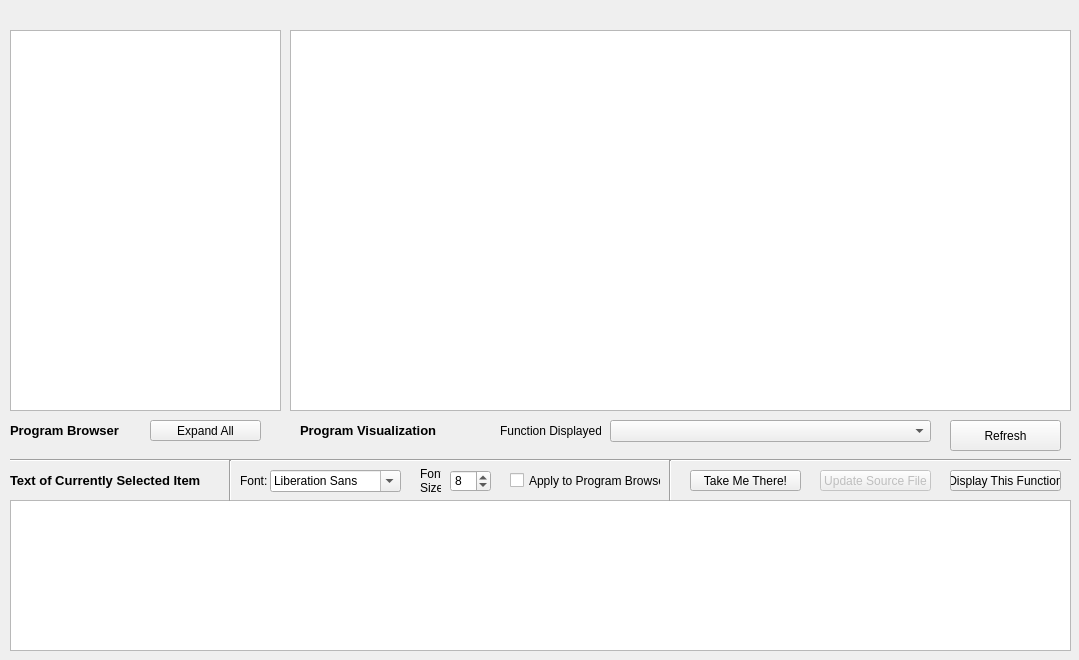
<?xml version="1.0" encoding="UTF-8"?>
<ui version="4.0">
 <class>ProgramVisualizer</class>
 <widget class="QWidget" name="ProgramVisualizer">
  <property name="geometry">
   <rect>
    <x>0</x>
    <y>0</y>
    <width>1079</width>
    <height>660</height>
   </rect>
  </property>
  <property name="windowTitle">
   <string>Program Visualization</string>
  </property>
  <widget class="QGraphicsView" name="viewer">
   <property name="geometry">
    <rect>
     <x>290</x>
     <y>30</y>
     <width>781</width>
     <height>381</height>
    </rect>
   </property>
   <property name="transformationAnchor">
    <enum>QGraphicsView::NoAnchor</enum>
   </property>
  </widget>
  <widget class="QTreeWidget" name="treeWidget">
   <property name="geometry">
    <rect>
     <x>10</x>
     <y>30</y>
     <width>271</width>
     <height>381</height>
    </rect>
   </property>
   <property name="frameShape">
    <enum>QFrame::StyledPanel</enum>
   </property>
   <property name="frameShadow">
    <enum>QFrame::Sunken</enum>
   </property>
   <attribute name="headerVisible">
    <bool>false</bool>
   </attribute>
   <column>
    <property name="text">
     <string notr="true">1</string>
    </property>
   </column>
  </widget>
  <widget class="QTextEdit" name="textEdit">
   <property name="geometry">
    <rect>
     <x>10</x>
     <y>500</y>
     <width>1061</width>
     <height>151</height>
    </rect>
   </property>
   <property name="tabStopWidth">
    <number>25</number>
   </property>
  </widget>
  <widget class="QLabel" name="treeWidgetLabel">
   <property name="geometry">
    <rect>
     <x>10</x>
     <y>410</y>
     <width>121</width>
     <height>41</height>
    </rect>
   </property>
   <property name="font">
    <font>
     <pointsize>12</pointsize>
    </font>
   </property>
   <property name="text">
    <string>&lt;!DOCTYPE HTML PUBLIC &quot;-//W3C//DTD HTML 4.0//EN&quot; &quot;http://www.w3.org/TR/REC-html40/strict.dtd&quot;&gt;
&lt;html&gt;&lt;head&gt;&lt;meta name=&quot;qrichtext&quot; content=&quot;1&quot; /&gt;&lt;style type=&quot;text/css&quot;&gt;
p, li { white-space: pre-wrap; }
&lt;/style&gt;&lt;/head&gt;&lt;body style=&quot; font-family:'MS Shell Dlg 2'; font-size:8.25pt; font-weight:400; font-style:normal;&quot;&gt;
&lt;p style=&quot; margin-top:0px; margin-bottom:0px; margin-left:0px; margin-right:0px; -qt-block-indent:0; text-indent:0px;&quot;&gt;&lt;span style=&quot; font-size:10pt; font-weight:600;&quot;&gt;Program Browser&lt;/span&gt;&lt;/p&gt;&lt;/body&gt;&lt;/html&gt;</string>
   </property>
  </widget>
  <widget class="QLabel" name="textEditLabel">
   <property name="geometry">
    <rect>
     <x>10</x>
     <y>470</y>
     <width>221</width>
     <height>21</height>
    </rect>
   </property>
   <property name="font">
    <font>
     <pointsize>12</pointsize>
    </font>
   </property>
   <property name="text">
    <string>&lt;!DOCTYPE HTML PUBLIC &quot;-//W3C//DTD HTML 4.0//EN&quot; &quot;http://www.w3.org/TR/REC-html40/strict.dtd&quot;&gt;
&lt;html&gt;&lt;head&gt;&lt;meta name=&quot;qrichtext&quot; content=&quot;1&quot; /&gt;&lt;style type=&quot;text/css&quot;&gt;
p, li { white-space: pre-wrap; }
&lt;/style&gt;&lt;/head&gt;&lt;body style=&quot; font-family:'MS Shell Dlg 2'; font-size:8.25pt; font-weight:400; font-style:normal;&quot;&gt;
&lt;p style=&quot; margin-top:0px; margin-bottom:0px; margin-left:0px; margin-right:0px; -qt-block-indent:0; text-indent:0px;&quot;&gt;&lt;span style=&quot; font-size:10pt; font-weight:600;&quot;&gt;Text of Currently Selected Item&lt;/span&gt;&lt;/p&gt;&lt;/body&gt;&lt;/html&gt;</string>
   </property>
  </widget>
  <widget class="QLabel" name="viewerLabel">
   <property name="geometry">
    <rect>
     <x>300</x>
     <y>420</y>
     <width>151</width>
     <height>21</height>
    </rect>
   </property>
   <property name="font">
    <font>
     <pointsize>12</pointsize>
    </font>
   </property>
   <property name="text">
    <string>&lt;!DOCTYPE HTML PUBLIC &quot;-//W3C//DTD HTML 4.0//EN&quot; &quot;http://www.w3.org/TR/REC-html40/strict.dtd&quot;&gt;
&lt;html&gt;&lt;head&gt;&lt;meta name=&quot;qrichtext&quot; content=&quot;1&quot; /&gt;&lt;style type=&quot;text/css&quot;&gt;
p, li { white-space: pre-wrap; }
&lt;/style&gt;&lt;/head&gt;&lt;body style=&quot; font-family:'MS Shell Dlg 2'; font-size:8.25pt; font-weight:400; font-style:normal;&quot;&gt;
&lt;p style=&quot; margin-top:0px; margin-bottom:0px; margin-left:0px; margin-right:0px; -qt-block-indent:0; text-indent:0px;&quot;&gt;&lt;span style=&quot; font-size:10pt; font-weight:600;&quot;&gt;Program Visualization&lt;/span&gt;&lt;/p&gt;&lt;/body&gt;&lt;/html&gt;</string>
   </property>
  </widget>
  <widget class="QLabel" name="functionSelectorLabel">
   <property name="geometry">
    <rect>
     <x>500</x>
     <y>420</y>
     <width>101</width>
     <height>21</height>
    </rect>
   </property>
   <property name="text">
    <string>Function Displayed:</string>
   </property>
  </widget>
  <widget class="QComboBox" name="functionSelector">
   <property name="geometry">
    <rect>
     <x>610</x>
     <y>420</y>
     <width>321</width>
     <height>22</height>
    </rect>
   </property>
   <property name="layoutDirection">
    <enum>Qt::LeftToRight</enum>
   </property>
  </widget>
  <widget class="QPushButton" name="Refresh">
   <property name="geometry">
    <rect>
     <x>950</x>
     <y>420</y>
     <width>111</width>
     <height>31</height>
    </rect>
   </property>
   <property name="text">
    <string>Refresh</string>
   </property>
  </widget>
  <widget class="Line" name="line">
   <property name="geometry">
    <rect>
     <x>10</x>
     <y>450</y>
     <width>1061</width>
     <height>20</height>
    </rect>
   </property>
   <property name="orientation">
    <enum>Qt::Horizontal</enum>
   </property>
  </widget>
  <widget class="QPushButton" name="updateSourceFile">
   <property name="enabled">
    <bool>false</bool>
   </property>
   <property name="geometry">
    <rect>
     <x>820</x>
     <y>470</y>
     <width>111</width>
     <height>21</height>
    </rect>
   </property>
   <property name="toolTip">
    <string>Update the main source file to reflect changes made in the text editor</string>
   </property>
   <property name="whatsThis">
    <string>Update the main source file to reflect changes made in the text editor</string>
   </property>
   <property name="text">
    <string>Update Source File</string>
   </property>
  </widget>
  <widget class="QPushButton" name="jumpTo">
   <property name="geometry">
    <rect>
     <x>690</x>
     <y>470</y>
     <width>111</width>
     <height>21</height>
    </rect>
   </property>
   <property name="toolTip">
    <string>Move cursor in main editor window to the location of this item</string>
   </property>
   <property name="whatsThis">
    <string>Move cursor in main editor window to the location of this item</string>
   </property>
   <property name="text">
    <string>Take Me There!</string>
   </property>
  </widget>
  <widget class="QPushButton" name="changeFunction">
   <property name="geometry">
    <rect>
     <x>950</x>
     <y>470</y>
     <width>111</width>
     <height>21</height>
    </rect>
   </property>
   <property name="toolTip">
    <string>Make the function called in this item the currently displayed function</string>
   </property>
   <property name="whatsThis">
    <string>Make the function called in this item the currently displayed function</string>
   </property>
   <property name="text">
    <string>Display This Function</string>
   </property>
   <property name="autoDefault">
    <bool>false</bool>
   </property>
   <property name="default">
    <bool>false</bool>
   </property>
   <property name="flat">
    <bool>false</bool>
   </property>
  </widget>
  <widget class="QPushButton" name="expandAll">
   <property name="geometry">
    <rect>
     <x>150</x>
     <y>420</y>
     <width>111</width>
     <height>21</height>
    </rect>
   </property>
   <property name="text">
    <string>Expand All</string>
   </property>
  </widget>
  <widget class="QFontComboBox" name="fontComboBox">
   <property name="geometry">
    <rect>
     <x>270</x>
     <y>470</y>
     <width>131</width>
     <height>22</height>
    </rect>
   </property>
  </widget>
  <widget class="QSpinBox" name="fontSize">
   <property name="geometry">
    <rect>
     <x>450</x>
     <y>470</y>
     <width>41</width>
     <height>22</height>
    </rect>
   </property>
   <property name="minimum">
    <number>1</number>
   </property>
   <property name="maximum">
    <number>24</number>
   </property>
   <property name="singleStep">
    <number>1</number>
   </property>
   <property name="value">
    <number>8</number>
   </property>
  </widget>
  <widget class="QLabel" name="fontComboBoxLabel">
   <property name="geometry">
    <rect>
     <x>240</x>
     <y>470</y>
     <width>31</width>
     <height>21</height>
    </rect>
   </property>
   <property name="text">
    <string>Font:</string>
   </property>
  </widget>
  <widget class="QLabel" name="fontSizeLabel">
   <property name="geometry">
    <rect>
     <x>420</x>
     <y>460</y>
     <width>21</width>
     <height>41</height>
    </rect>
   </property>
   <property name="text">
    <string>Font
Size:</string>
   </property>
  </widget>
  <widget class="QCheckBox" name="applyFont">
   <property name="geometry">
    <rect>
     <x>510</x>
     <y>460</y>
     <width>151</width>
     <height>41</height>
    </rect>
   </property>
   <property name="text">
    <string>Apply to Program Browser</string>
   </property>
  </widget>
  <widget class="Line" name="line_2">
   <property name="geometry">
    <rect>
     <x>660</x>
     <y>460</y>
     <width>20</width>
     <height>41</height>
    </rect>
   </property>
   <property name="orientation">
    <enum>Qt::Vertical</enum>
   </property>
  </widget>
  <widget class="Line" name="line_3">
   <property name="geometry">
    <rect>
     <x>220</x>
     <y>460</y>
     <width>20</width>
     <height>41</height>
    </rect>
   </property>
   <property name="orientation">
    <enum>Qt::Vertical</enum>
   </property>
  </widget>
 </widget>
 <resources/>
 <connections/>
</ui>
